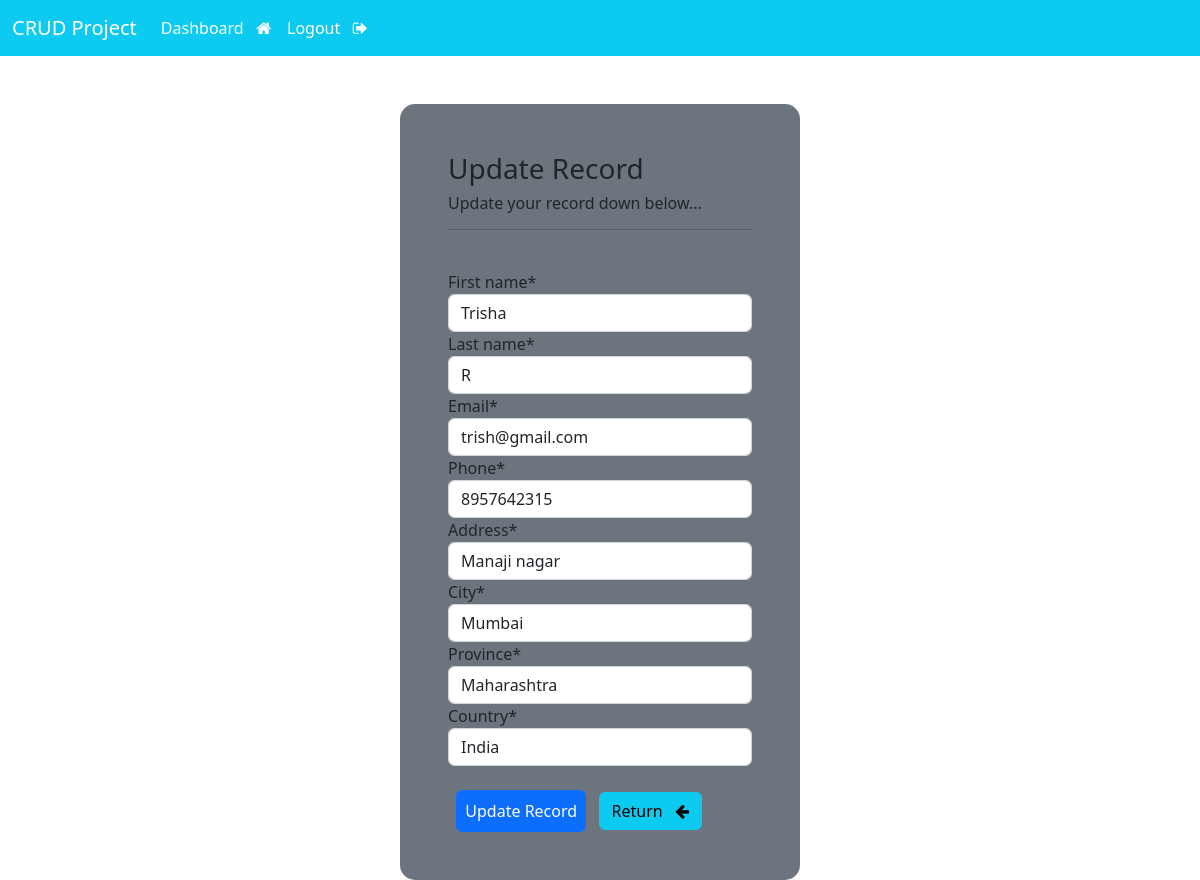
/update-record/6/ (signed in), run on the app's committed database.
### crud/models.py (models this page shows)
class Record(models.Model):
    creation_date = models.DateTimeField(auto_now_add=True)
    first_name = models.CharField(max_length=100)
    last_name = models.CharField(max_length=100)
    email = models.EmailField(max_length=255)
    phone = models.IntegerField()
    address =models.CharField(max_length=250)
    city = models.CharField(max_length=100)
    province = models.CharField(max_length=200)
    country = models.CharField(max_length=100)

### crud/views.py (the view)
# urls.py: path('update-record/<int:pk>/', views.update_record, name='update-record'),
@login_required(login_url='login')
def update_record(request,pk):
    record = Record.objects.get(id=pk)
    form = UpdateRecordForm (instance=record)
    if request.method == 'POST':
        form = UpdateRecordForm(request.POST, instance=record)
        if form.is_valid():
            form.save()
            messages.success(request, "Record Updated Successfully ")
            return redirect("dashboard")
    return render(request,'crud/update-record.html',{'forms':form})

### crud/forms.py
class UpdateRecordForm(forms.ModelForm):
    class Meta:
        model = Record
        fields = ['first_name','last_name','email','phone','address','city','province','country']

### crud/templates/crud/update-record.html (shortened to what this page needs)
{% extends 'crud/base.html' %}
{% load crispy_forms_tags %}
{% block content %}
<body>
    <div class="container container-sm bg-secondary shadow-md p-5 form-layout">
        <h3>Update Record </h3>
        <h6>Update your record down below...</h6>
        <hr>
        <br>
        <form action="" method="post">
            {{forms|crispy}}
            <br>
            <button type="submit" class="btn btn-primary btn-block p-2">Update Record </button>
            <a href="{% url 'dashboard' %}" class="btn btn-info">Return &nbsp; <i class="fa fa-arrow-left"
                    aria-hidden="true"></i></a>
        </form>
    </div>
</body>
{% endblock %}

### crud/templates/crud/update-record.html (style rules this page uses)
.form-layout { border-radius: 15px; width: 400px; }

### data on the page
Record: first_name "Trisha", last_name "R", email "trish@gmail.com", phone "8957642315", address "Manaji nagar", city "Mumbai", province "Maharashtra", country "India"
